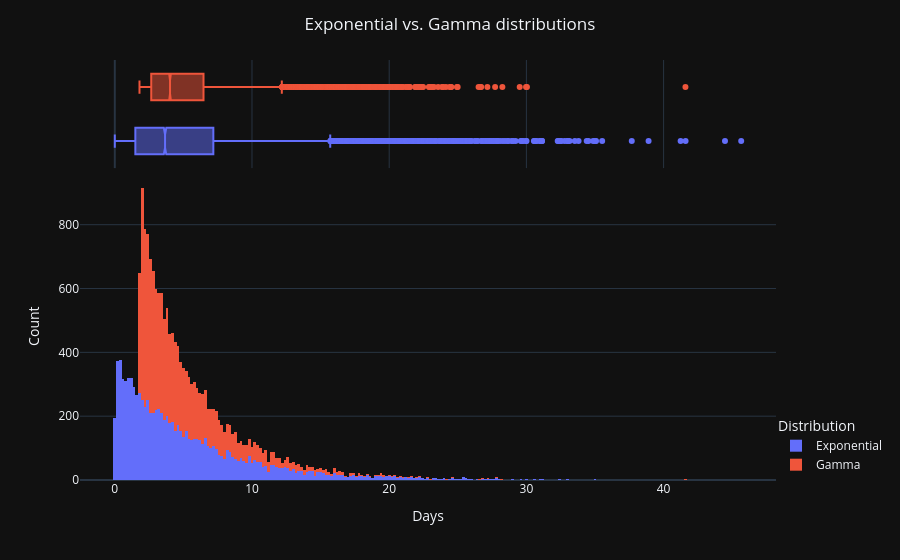

Here is the notebook cell this chart was saved with:
### Code cell
#| code-fold: true

p=10000

k=0.9
locg=1.8
theta=(5.2-locg)/k

scalee=5.2

df = pd.DataFrame({
    'Exponential': expon.rvs(scale=scalee,size=p),
    'Gamma': gamma.rvs(k,loc=locg,scale=theta,size=p)
    })

fig = px.histogram(df.stack().reset_index().rename(columns={"level_1": "Distribution"}), x=0, color="Distribution", marginal='box')
fig.update_layout(
    title={
        'text':'Exponential vs. Gamma distributions',
        'x':0.5,
        'xanchor':'center'
    },
    xaxis_title='Days',
    yaxis_title='Count',
    legend=dict(
        x=1,
        y=0,
        traceorder="normal",
    )
)
fig

### Figure 1 — Plotly figure (JSON) as saved in the notebook; plotly's stock layout.template omitted (floating-point values rounded to 4 significant figures; data arrays with more than 128 entries replaced by an {"elided": "..."} marker saying what was removed)
{"data": [{"alignmentgroup": "True", "bingroup": "x", "hovertemplate": "Distribution=Exponential<br>0=%{x}<br>count=%{y}<extra></extra>", "legendgroup": "Exponential", "marker": {"color": "#636efa", "pattern": {"shape": ""}}, "name": "Exponential", "offsetgroup": "Exponential", "orientation": "v", "showlegend": true, "type": "histogram", "x": {"elided": "10000 float values"}, "xaxis": "x", "yaxis": "y"}, {"alignmentgroup": "True", "hovertemplate": "Distribution=Exponential<br>0=%{x}<extra></extra>", "legendgroup": "Exponential", "marker": {"color": "#636efa"}, "name": "Exponential", "notched": true, "offsetgroup": "Exponential", "showlegend": false, "type": "box", "x": {"elided": "10000 float values"}, "xaxis": "x2", "yaxis": "y2"}, {"alignmentgroup": "True", "bingroup": "x", "hovertemplate": "Distribution=Gamma<br>0=%{x}<br>count=%{y}<extra></extra>", "legendgroup": "Gamma", "marker": {"color": "#EF553B", "pattern": {"shape": ""}}, "name": "Gamma", "offsetgroup": "Gamma", "orientation": "v", "showlegend": true, "type": "histogram", "x": {"elided": "10000 float values"}, "xaxis": "x", "yaxis": "y"}, {"alignmentgroup": "True", "hovertemplate": "Distribution=Gamma<br>0=%{x}<extra></extra>", "legendgroup": "Gamma", "marker": {"color": "#EF553B"}, "name": "Gamma", "notched": true, "offsetgroup": "Gamma", "showlegend": false, "type": "box", "x": {"elided": "10000 float values"}, "xaxis": "x2", "yaxis": "y2"}], "layout": {"barmode": "relative", "legend": {"title": {"text": "Distribution"}, "tracegroupgap": 0, "traceorder": "normal", "x": 1, "y": 0}, "margin": {"t": 60}, "title": {"text": "Exponential vs. Gamma distributions", "x": 0.5, "xanchor": "center"}, "xaxis": {"anchor": "y", "domain": [0, 1], "title": {"text": "Days"}}, "xaxis2": {"anchor": "y2", "domain": [0, 1], "matches": "x", "showgrid": true, "showticklabels": false}, "yaxis": {"anchor": "x", "domain": [0, 0.7326], "title": {"text": "Count"}}, "yaxis2": {"anchor": "x2", "domain": [0.7426, 1], "matches": "y2", "showgrid": false, "showline": false, "showticklabels": false, "ticks": ""}}}
